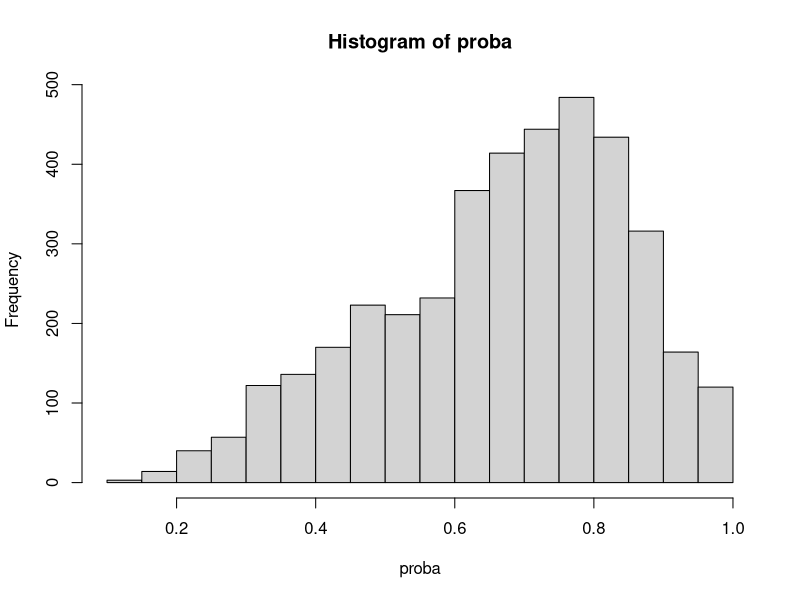
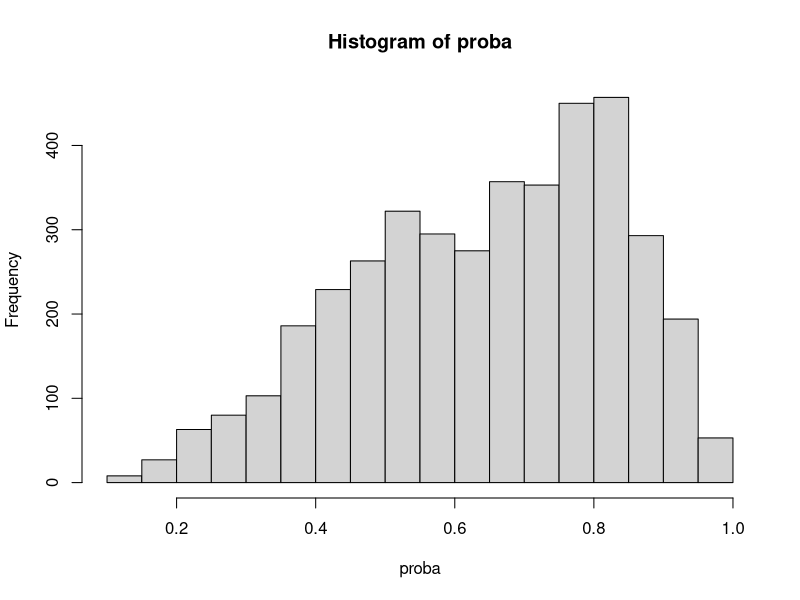

These charts were generated, in order, by the following R code: (Note: this script raises an error after producing the figures.)
library(boot);

#----------------------------------------------------------------------------------------
# Default setting
#----------------------------------------------------------------------------------------

set.seed(105);
isMissing <- TRUE;
isVarying <- TRUE;
gamma1<-1;cluster<-100;unit<-50;
gamma0<-0.7;beta0<-0.25;beta1<-0.5;
sigma.a<-1;sigma.e<-1;true<-0;M<-1000;
len<-4;res1=res2=res3=res4=matrix(0,nrow=M,ncol=5)
count.res1=count.res2=count.res3=matrix(0,nrow=M,ncol=4)
var.res<-matrix(0, nrow=M, ncol=len^2)
true_parameter<-c(beta0,beta1,sigma.a,sigma.e)
vari1=vari2=vari3=est1=est2=est3=rep(0,4)

#----------------------------------------------------------------------------------------
# Function for estimating gamma
#----------------------------------------------------------------------------------------

calculate_nr <- function(old){
  w=delta*exp(-X*old); U=I=0; U.part=NULL;
  	for( i in 1: (cluster-full_cluster)){
      this_cluster<-(1:cluster)[-full_index][i]
      this_index<-which( long_cluster %in% this_cluster )

  		w.i = w[this_index]
  		U.part[i] = (length(this_index)-Obs[this_index])[1]*sum(w.i*(X-unObs_X)[this_index])/sum(w.i)
  		U = U + U.part[i];
  		I = I + (length(this_index)-Obs[this_index])[1]*(sum((-X[this_index])*w.i*(X-unObs_X)[this_index])*sum(w.i)-
        sum(w.i*(X-unObs_X)[this_index])*sum((-X[this_index])*w.i))/(sum(w.i))^2
  	}
  new = old - U/I; 
  return(c(new, U^2, I, U.part))
}

get_gamma <- function(){
    count=1; isBad=TRUE; temp=temp2=NULL; I=U.part=NULL;
    old = sum(X-unObs_X)/sum((X-unObs_X)*X);
    while( isBad ){
        count<-count+1;
        temp<-calculate_nr(old); 
        new<-calculate_nr(temp[1]);
        	if( new[2] < temp[2] ){
        		old<-temp[1];
        		if( new[2] < 10^(-15) ){
        			isBad<-FALSE;
        		}
        	}else{
        		Check<-TRUE;
        		while(Check){
        			print(":("); 
        			if(calculate_nr((old+temp[1])/2)[2] < calculate_nr(old)[2]){
        				Check<-FALSE;
        			}else{
        				old<-(old+temp[1])/2
        			}
        		}
        	}	
    }
    old = temp[1];
    I = -temp[3]; U.part = temp[4:(cluster-full_cluster+3)]; IF = sum(U.part)/I; Z=NULL;
    
    for( i in 1: (cluster-full_cluster)){
      this_cluster<-(1:cluster)[-full_index][i]
      this_index<-which( long_cluster %in% this_cluster )
      delta_i<-delta[this_index]; X_i<-X[this_index];
      alpha[i]<-(-log((length(this_index)-Obs[this_index])[1]/sum(delta_i*exp(-old*X_i))))
      est_pi[this_index]<-inv.logit(alpha[i]+old*X_i)
    }
    #est_pi = inv.logit( rep(alpha, each = unit) + old*X );
    return(c(est_pi,old));
}

#----------------------------------------------------------------------------------------
# Function for generating database and result tables
#----------------------------------------------------------------------------------------

make_data_matrix <- function(cluster,unit){
  X = matrix(runif(cluster*unit, min=-1/2,max=1/2), nrow=unit, ncol=cluster)
  a = matrix(rep(rnorm(cluster, mean=0, sd=sigma.a),each = unit), nrow=unit, ncol=cluster)

  if( isMissing ){ #True value for missing data analysis
  	proba = inv.logit(gamma0 + 0.9*a + gamma1*X); #logit probability
  	while(TRUE){
  		delta = matrix(rbinom(n=cluster*unit, size=1, prob = proba), nrow=unit, ncol=cluster)
  		if( (sum(colMeans(delta)==0)==0) ){
  			break;
  		}
  	}
  }else{
  	proba = matrix(1, nrow=unit, ncol=cluster)
  	delta = matrix(1, nrow=unit, ncol=cluster)
  }
	Y = matrix(beta0 + beta1*X + a + rnorm(cluster*unit, mean=0, sd=sigma.e), nrow=unit, ncol=cluster);
	return(list(X,Y,delta,a,proba));
}

trans <- function(vector, units, islong=FALSE){
  result_vec = c()
  cumsum_point <- c(0, cumsum(units))
  for(i in 1:length(units)){
    this_cluster <- (cumsum_point[i]+1):cumsum_point[(i+1)]
    if(islong){
      result_vec = c(result_vec, rep(sum(vector[this_cluster]), units[i]))
    }else{
      result_vec = c(result_vec, sum(vector[this_cluster]))
    }
  }
	return( result_vec )
}

old_trans <-function(vector, repe){
  result_value <- rep(colSums(matrix(vector, ncol = cluster)), each=repe)
  return(result_value)
}

res.cal <- function(result){
  BIAS = colMeans(result)[1:4]
  VAR=c(var(result[,1]),var(result[,2]),var(result[,3]),var(result[,4]) )
  M <- rbind(BIAS,VAR,sqrt(1000)*BIAS/sqrt(VAR))
  colnames(M) <- c('intercept','beta','D','sigma')
  return(M)
}

make_long_unit <- function(units){
  long_unit=c()
  for( i in 1:length(units)){
    long_unit = c(long_unit, rep(units[i], units[i]))   
  }
  return(long_unit)
}

make_long_cluster <- function(units){
  long_id=c()
  for( i in 1:length(units)){
    long_id = c(long_id, rep(i, units[i]))   
  }
  return(long_id)
}

#----------------------------------------------------------------------------------------
# Function for parameter
#----------------------------------------------------------------------------------------

get_proposed <- function(X=raw_X, Y=raw_Y, a=raw_a, WEIGHT=rep(1,length(raw_Y)), old = rep(0.3, 4)){
  len = 4
  new = rep(0, 4)
  
  class_index= c()
  class_index[1] <- 0
  class_index[2:length(a)] <- sapply(2:length(a), function(x){if(a[(x-1)] != a[x]){return(1)}else{return(0)}})
  changeing_points = c(1, which(class_index==1), (length(a)+1))
  units = diff(changeing_points)

  long_unit<-make_long_unit(units)
  
  U=matrix(0, nr=length(units), nc=len); I=matrix(0, nr=len, nc =len);
  while(TRUE){
    const_a = old[3]/(old[4]+long_unit*old[3]); #I define const_a for convenience sake.
    short_const_a = old[3]/(old[4]+units*old[3]); 
    a.hat = trans(WEIGHT*(Y-old[1]-X*old[2]), units= units, islong=TRUE);
    zeta = trans(WEIGHT*(Y-old[1]-X*old[2]), units= units)^2 - trans((WEIGHT^2-1), units= units)*old[4]
    
    U.1 = trans( (WEIGHT*(Y-old[1]-X*old[2])-const_a*a.hat), units= units)
    U.2 = trans( X*(WEIGHT*(Y-old[1]-X*old[2])-const_a*a.hat), units= units) - trans( X*(WEIGHT-1)*a.hat, units= units)/units
    U.3 = zeta - trans(WEIGHT*(Y-old[1]-X*old[2])^2, units= units)  - units*(units-1)*old[3]
    U.4 = trans(WEIGHT*(Y-old[1]-X*old[2])^2, units= units) - short_const_a*zeta - units*old[4]
    
    U = cbind(U.1, U.2, U.3, U.4)
    
    I[1,1] = sum( units*(short_const_a*units-1) )
    I[1,2] = sum( trans(WEIGHT*X, units= units)*(units*short_const_a-1) )
    I[1,3] = sum( (trans(WEIGHT*(Y-old[1]-X*old[2]), units= units))*(-units*old[4]/((old[4]+units*old[3])^2)) )
    I[1,4] = sum( (trans(WEIGHT*(Y-old[1]-X*old[2]), units= units))*units*(short_const_a^2)/old[3] )
    
    I[2,1] = sum(trans(X, units= units)*(units*short_const_a-1))
    I[2,2] = sum( X*(const_a*trans(WEIGHT*X, units= units, islong=TRUE)-(WEIGHT*X)) ) + sum( trans( X*(WEIGHT-1)*trans(WEIGHT*X, units= units, islong=TRUE), units= units)/units )
    I[2,3] = sum( (trans(WEIGHT*(Y-old[1]-X*old[2]), units= units))*(trans(X, units= units))*(-old[4]/((old[4]+units*old[3])^2)) );
    I[2,4] = sum( (trans(WEIGHT*(Y-old[1]-X*old[2]), units= units))*(trans(X, units= units))*((short_const_a^2)/old[3]) );
    
    I[3,1] = 2*sum( trans(WEIGHT*(Y-old[1]-X*old[2]), units= units)*(1-units) );
    I[3,2] = 2*sum( -trans(WEIGHT*(Y-old[1]-X*old[2]), units= units)*trans(WEIGHT*X, units= units) + trans(WEIGHT*(Y-old[1]-X*old[2])*X, units= units));
    I[3,3] = sum( -units*(units-1) );
    I[3,4] = sum( -trans(WEIGHT^2-1, units= units) );
    
    I[4,1] = 2*sum( trans(WEIGHT*(Y-old[1]-X*old[2]), units= units)*(units*short_const_a-1) );
    I[4,2] = 2*sum( trans(WEIGHT*(Y-old[1]-X*old[2]), units= units)*trans(WEIGHT*X, units= units)*(short_const_a) - trans(WEIGHT*(Y-old[1]-X*old[2])*X, units= units) );
    I[4,3] = sum( zeta*(-old[4]/(old[4]+units*old[3])^2) );
    I[4,4] = sum( zeta*(short_const_a^2)/old[3] + short_const_a*trans((WEIGHT^2-1), units= units) - units );
    
    new = old - solve(I)%*%colSums(U);
    error=sum((new-old)^2); old=new;
    print(error)
    if( error<10^-8 ){
      vari = (solve(I)%*%var(U)%*%t(solve(I)))*cluster		
      break;
    }
  }
  
  return(list(old, vari))
}

#----------------------------------------------------------------------------------------
# Simulation
#----------------------------------------------------------------------------------------

for(k in 1:M){
  
  #-----------------------------------------------------------------------
  # generating data
  #-----------------------------------------------------------------------
  
  raw = make_data_matrix(cluster,unit);
  raw_matrix<-sapply(raw,c);    
  if( isVarying ){
    units<-rbinom(cluster, unit, 0.8) #subset of raw matrix
    subset_index<-c();
    for(j in 1:cluster){
      cluster_index = ((j-1)*unit+1):((j-1)*unit+units[j])
      subset_index <- c(subset_index, cluster_index)
    }
    raw_matrix<-raw_matrix[subset_index,]
  }else{
    units<-rep(unit, cluster) #subset of raw matrix
  }
  long_cluster<-make_long_cluster(units)

  #X=Y=delta=a=NULL;	
  X=raw_X=raw_matrix[,1]; Y=raw_Y=raw_matrix[,2];
  delta=raw_delta=raw_matrix[,3]; a=raw_a=raw_matrix[,4];
  proba=raw_proba=raw_matrix[,5]; raw_long_cluster=long_cluster
  hist(proba)
  
  #-----------------------------------------------------------------------
  # estimating gamma
  #-----------------------------------------------------------------------
  
  if( isMissing ){
      # raw_* stands for real data and variables without 'raw_' prefix are for gamma calculation
      if ( sum( tapply(raw_delta, long_cluster, FUN=sum) == units ) > 0 ) {
      	full_index = which( tapply(raw_delta, long_cluster, FUN=sum) == units )
      	full_cluster = length(full_index);
        del_full_cluster = which( long_cluster %in% full_index );
      	X<-raw_X[-del_full_cluster]; a<-raw_a[-del_full_cluster];
        delta<-raw_delta[-del_full_cluster]; Y<-raw_Y[-del_full_cluster];
        long_cluster<-long_cluster[-del_full_cluster]
      }else{
        full_cluster<-0;
      }
    	Obs = unObs_X = item = Obs_X = rep(0,length(X)); alpha= NULL;
    	for( i in 1:(cluster-full_cluster) ){
        this_cluster<-(1:cluster)[-full_index][i]
        this_index<-which( long_cluster %in% this_cluster )
    		delta_i<-delta[this_index]; X_i<-X[this_index];
    		Obs[this_index]<-sum(delta_i); #r_i
    		unObs_X[this_index]<-rep(sum((1-delta_i)*X_i)/sum(1-delta_i), each=length(this_index));
    		Obs_X[this_index]<-rep(sum(delta_i*X_i)/sum(delta_i), each=length(this_index));
    	}
    	#item = X-Obs_X;
      est_pi = rep(0,length(X));
      fit_gamma = get_gamma()
      est_pi = fit_gamma[1:(length(fit_gamma)-1)]
      
      proba=c()
      if ( sum( tapply(raw_delta, raw_long_cluster, FUN=sum) == units ) > 0 ) {
      	proba=rep(1,length(raw_X));
      	proba[c(-del_full_cluster)] = as.vector(est_pi);
      }else{
      	proba = est_pi;
      }
  }
  
  X=raw_X; a=raw_a; delta=raw_delta; Y=raw_Y; WEIGHT=raw_delta/proba;
  X.obs=X[delta==1]; a.obs=a[delta==1]; delta.obs=delta[delta==1]; Y.obs=Y[delta==1];
  
  #-----------------------------------------------------------------------
  # full cases
  #-----------------------------------------------------------------------
  
  fit.full = get_proposed(X = raw_X, Y=raw_Y, a=raw_a, WEIGHT = rep(1, length(raw_Y)), old = true_parameter)
  est1 = fit.full[[1]]
  vari1 = sqrt(diag(fit.full[[2]]))
  
  #-----------------------------------------------------------------------
  # complete cases
  #-----------------------------------------------------------------------
  
  fit.complete = get_proposed(X = X.obs, Y=Y.obs, a=a.obs, WEIGHT = rep(1, length(Y.obs)), old = true_parameter)
  est2 = fit.complete[[1]]
  vari2 = sqrt(diag(fit.complete[[2]]))
  
  #-----------------------------------------------------------------------
  # proposed cases
  #-----------------------------------------------------------------------
  
  fit.proposed = get_proposed(X=X, Y=Y, a=a, WEIGHT=WEIGHT, old = est2)
  est3 = fit.proposed[[1]]
  vari3 = sqrt(diag(fit.proposed[[2]]))

count.res1[k,] = as.numeric( (est1 + qnorm(0.025)*vari1-true_parameter)*(est1 - qnorm(0.025)*vari1-true_parameter) < 0 );
count.res2[k,] = as.numeric( (est2 + qnorm(0.025)*vari2-true_parameter)*(est2 - qnorm(0.025)*vari2-true_parameter) < 0 );
count.res3[k,] = as.numeric( (est3 + qnorm(0.025)*vari3-true_parameter)*(est3 - qnorm(0.025)*vari3-true_parameter) < 0 );

res1[k,] = c(est1-true_parameter, mean(delta))
res2[k,] = c(est2-true_parameter, mean(delta))
res3[k,] = c(est3-true_parameter, mean(delta))

var.res[k,] = as.vector(vari3)
}

colMeans(count.res1)
colMeans(count.res2)
colMeans(count.res3)

res.cal(res1);
res.cal(res2);
res.cal(res3);

T = matrix(colMeans(var.res^2), nr=4)
cluster;unit;gamma1;

var(res3[,1:4])/T[1:4,1:4] #Check the ratio between simulation variance and estimates
print('mar')
#filename = paste(Sys.time(),"_CSNI",".RData", sep="")
#save.image(file = filename)
